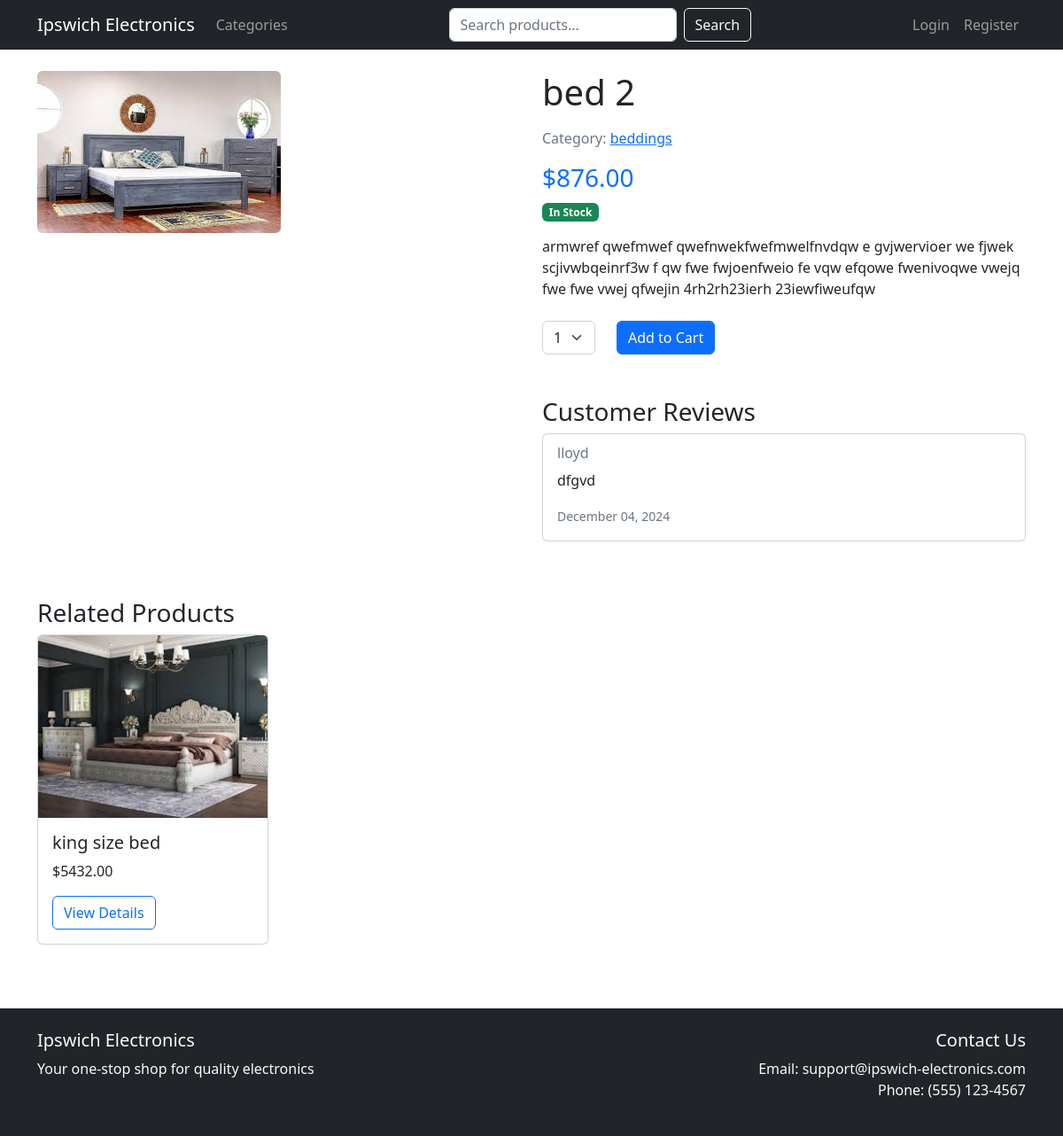
The app's page /product/bed-2/ with its own data.
### products/models.py (models this page shows, shortened)
class Product(models.Model):
    category = models.ForeignKey(Category, related_name='products', on_delete=models.CASCADE)
    name = models.CharField(max_length=200)
    slug = models.SlugField(max_length=200, unique=True)
    image = models.ImageField(upload_to='products/')
    description = models.TextField()
    price = models.DecimalField(max_digits=10, decimal_places=2)
    stock = models.PositiveIntegerField()
    available = models.BooleanField(default=True)
    created = models.DateTimeField(auto_now_add=True)
    updated = models.DateTimeField(auto_now=True)
    class Meta:
        ordering = ['name']
        indexes = [
            models.Index(fields=['id', 'slug']),
            models.Index(fields=['name']),
            models.Index(fields=['-created']),
        ]
    def get_absolute_url(self):
        return reverse('products:product_detail', args=[self.slug])

class Category(models.Model):
    name = models.CharField(max_length=100)
    slug = models.SlugField(max_length=100, unique=True)
    description = models.TextField(blank=True)
    image = models.ImageField(upload_to='categories/', blank=True, null=True)
    class Meta:
        verbose_name_plural = 'Categories'
        ordering = ['name']
    def get_absolute_url(self):
        return reverse('products:category_detail', args=[self.slug])

class ProductReview(models.Model):
    product = models.ForeignKey(Product, related_name='reviews', on_delete=models.CASCADE)
    user = models.ForeignKey(User, related_name='reviews', on_delete=models.CASCADE)
    rating = models.PositiveSmallIntegerField(choices=[(i, str(i)) for i in range(1, 6)])
    comment = models.TextField()
    created = models.DateTimeField(auto_now_add=True)
    class Meta:
        ordering = ['-created']
        unique_together = ('product', 'user')

### products/views.py (the view)
# urls.py: path('product/<slug:product_slug>/', views.ProductDetailView.as_view(), name='product_detail'),
class ProductDetailView(DetailView):
    model = Product
    template_name = 'products/product_detail.html'
    context_object_name = 'product'
    slug_url_kwarg = 'product_slug'
    def get_context_data(self, **kwargs):
        context = super().get_context_data(**kwargs)
        context['related_products'] = Product.objects.filter(
            category=self.object.category
        ).exclude(id=self.object.id)[:4]
        if self.request.user.is_authenticated:
            context['in_wishlist'] = Wishlist.objects.filter(
                user=self.request.user,
                products=self.object
            ).exists()
        return context

### cart/context_processors.py (called while the page is built)
def cart(request):
    return {'cart': Cart(request)}

### templates/products/product_detail.html (shortened to what this page needs)
{% extends "base.html" %}
{% load static %}
{% load crispy_forms_tags %}
{% block content %}
<div class="row">
    <div class="col-md-6 mb-4">
        <img src="{{ product.image.url }}" alt="{{ product.name }}" class="img-fluid rounded">
    </div>
    <div class="col-md-6">
        <h1 class="mb-3">{{ product.name }}</h1>
        <p class="text-muted">Category: <a href="{{ product.category.get_absolute_url }}">{{ product.category.name }}</a></p>
        <div class="mb-3">
            <h3 class="text-primary">${{ product.price }}</h3>
            {% if product.stock > 0 %}
                <span class="badge bg-success">In Stock</span>
            {% else %}
                <span class="badge bg-danger">Out of Stock</span>
            {% endif %}
        </div>
        <div class="mb-4">
            {{ product.description|linebreaks }}
        </div>
        {% if product.stock > 0 %}
            <form action="{% url 'cart:cart_add' product.id %}" method="post" class="mb-4">
                <div class="row align-items-center">
                    <div class="col-auto">
                        <select name="quantity" class="form-select">
                            {% for i in "12345"|make_list %}
                                <option value="{{ forloop.counter }}">{{ forloop.counter }}</option>
                            {% endfor %}
                        </select>
                    </div>
                    <div class="col">
                        <button type="submit" class="btn btn-primary">Add to Cart</button>
                    </div>
                </div>
            </form>
        {% endif %}
        <div class="mt-5">
            <h3>Customer Reviews</h3>
            {% if product.reviews.all %}
                {% for review in product.reviews.all %}
                    <div class="card mb-3">
                        <div class="card-body">
                            <div class="d-flex justify-content-between">
                                <h6 class="card-subtitle mb-2 text-muted">{{ review.user.username }}</h6>
                            </div>
                            <p class="card-text">{{ review.comment }}</p>
                            <small class="text-muted">{{ review.created|date:"F d, Y" }}</small>
                        </div>
                    </div>
                {% endfor %}
            {% else %}
                <p>No reviews yet.</p>
            {% endif %}
        </div>
    </div>
</div>
<div class="mt-5">
    <h3>Related Products</h3>
    <div class="row row-cols-1 row-cols-md-4 g-4">
        {% for product in related_products %}
            <div class="col">
                <div class="card h-100">
                    <img src="{{ product.image.url }}" class="card-img-top" alt="{{ product.name }}">
                    <div class="card-body">
                        <h5 class="card-title">{{ product.name }}</h5>
                        <p class="card-text">${{ product.price }}</p>
                        <a href="{{ product.get_absolute_url }}" class="btn btn-outline-primary">View Details</a>
                    </div>
                </div>
            </div>
        {% endfor %}
    </div>
</div>
{% endblock %}

### records on screen
Product: image (picture), name "bed 2", category.name "beddings", price "876.00", description "armwref qwefmwef qwefnwekfwefmwelfnvdqw e gvjwervioer we fjwek scjivwbqeinrf3w f qw fwe fwjoenfweio fe vqw efqowe fwenivoqwe vwejq fwe fwe vwej qfwejin 4rh2rh23ierh 23iewfiweufqw"
ProductReview: user.username "lloyd", comment "dfgvd", created "December 04, 2024"
Product: image (picture), name "king size bed", price "5432.00"

### other values on screen
form field quantity "1"
